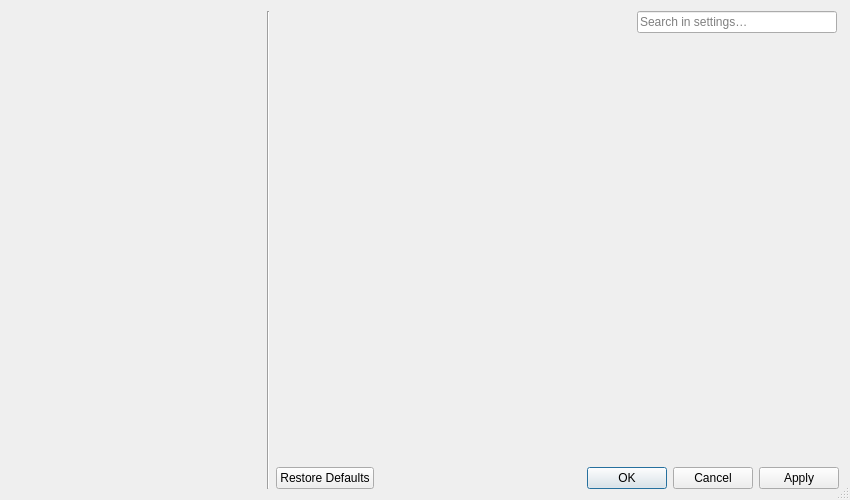
<?xml version="1.0" encoding="UTF-8"?>
<ui version="4.0">
 <class>SettingsDialog</class>
 <widget class="QDialog" name="SettingsDialog">
  <property name="geometry">
   <rect>
    <x>0</x>
    <y>0</y>
    <width>850</width>
    <height>500</height>
   </rect>
  </property>
  <property name="windowTitle">
   <string>Settings</string>
  </property>
  <property name="sizeGripEnabled">
   <bool>true</bool>
  </property>
  <property name="modal">
   <bool>true</bool>
  </property>
  <layout class="QHBoxLayout" name="settingsRootLayout" stretch="0,1">
   <property name="spacing">
    <number>0</number>
   </property>
   <item>
    <widget class="QWidget" name="categoryContentWidget" native="true">
     <layout class="QHBoxLayout" name="categoryLayout">
      <property name="spacing">
       <number>0</number>
      </property>
      <property name="leftMargin">
       <number>0</number>
      </property>
      <property name="topMargin">
       <number>0</number>
      </property>
      <property name="rightMargin">
       <number>0</number>
      </property>
      <property name="bottomMargin">
       <number>0</number>
      </property>
      <item>
       <widget class="QListWidget" name="categoryListWidget">
        <property name="palette">
         <palette>
          <active>
           <colorrole role="Base">
            <brush brushstyle="SolidPattern">
             <color alpha="0">
              <red>255</red>
              <green>255</green>
              <blue>255</blue>
             </color>
            </brush>
           </colorrole>
          </active>
          <inactive>
           <colorrole role="Base">
            <brush brushstyle="SolidPattern">
             <color alpha="0">
              <red>255</red>
              <green>255</green>
              <blue>255</blue>
             </color>
            </brush>
           </colorrole>
          </inactive>
          <disabled>
           <colorrole role="Base">
            <brush brushstyle="SolidPattern">
             <color alpha="255">
              <red>240</red>
              <green>240</green>
              <blue>240</blue>
             </color>
            </brush>
           </colorrole>
          </disabled>
         </palette>
        </property>
        <property name="frameShape">
         <enum>QFrame::NoFrame</enum>
        </property>
        <property name="verticalScrollBarPolicy">
         <enum>Qt::ScrollBarAsNeeded</enum>
        </property>
        <property name="horizontalScrollBarPolicy">
         <enum>Qt::ScrollBarAlwaysOff</enum>
        </property>
        <property name="editTriggers">
         <set>QAbstractItemView::NoEditTriggers</set>
        </property>
        <property name="iconSize">
         <size>
          <width>32</width>
          <height>32</height>
         </size>
        </property>
        <property name="resizeMode">
         <enum>QListView::Adjust</enum>
        </property>
        <property name="spacing">
         <number>1</number>
        </property>
       </widget>
      </item>
      <item>
       <widget class="Line" name="listSeperatorLine">
        <property name="orientation">
         <enum>Qt::Vertical</enum>
        </property>
       </widget>
      </item>
      <item>
       <spacer name="categoryLineSpacer">
        <property name="orientation">
         <enum>Qt::Horizontal</enum>
        </property>
        <property name="sizeHint" stdset="0">
         <size>
          <width>6</width>
          <height>0</height>
         </size>
        </property>
       </spacer>
      </item>
     </layout>
    </widget>
   </item>
   <item>
    <layout class="QVBoxLayout" name="contentLayout">
     <item>
      <layout class="QHBoxLayout" name="horizontalLayout">
       <property name="rightMargin">
        <number>2</number>
       </property>
       <item>
        <widget class="QLabel" name="titleLabel">
         <property name="font">
          <font>
           <pointsize>10</pointsize>
           <weight>75</weight>
           <bold>true</bold>
          </font>
         </property>
         <property name="textFormat">
          <enum>Qt::PlainText</enum>
         </property>
         <property name="indent">
          <number>4</number>
         </property>
        </widget>
       </item>
       <item>
        <widget class="QLineEdit" name="filterLineEdit">
         <property name="sizePolicy">
          <sizepolicy hsizetype="Fixed" vsizetype="Fixed">
           <horstretch>0</horstretch>
           <verstretch>0</verstretch>
          </sizepolicy>
         </property>
         <property name="minimumSize">
          <size>
           <width>200</width>
           <height>0</height>
          </size>
         </property>
         <property name="placeholderText">
          <string>Search in settings…</string>
         </property>
         <property name="clearButtonEnabled">
          <bool>true</bool>
         </property>
        </widget>
       </item>
      </layout>
     </item>
     <item>
      <widget class="QStackedWidget" name="contentStackWidget"/>
     </item>
     <item>
      <widget class="QDialogButtonBox" name="buttonBox">
       <property name="orientation">
        <enum>Qt::Horizontal</enum>
       </property>
       <property name="standardButtons">
        <set>QDialogButtonBox::Apply|QDialogButtonBox::Cancel|QDialogButtonBox::Ok|QDialogButtonBox::RestoreDefaults</set>
       </property>
      </widget>
     </item>
    </layout>
   </item>
  </layout>
 </widget>
 <resources/>
 <connections>
  <connection>
   <sender>categoryListWidget</sender>
   <signal>currentRowChanged(int)</signal>
   <receiver>contentStackWidget</receiver>
   <slot>setCurrentIndex(int)</slot>
   <hints>
    <hint type="sourcelabel">
     <x>123</x>
     <y>172</y>
    </hint>
    <hint type="destinationlabel">
     <x>488</x>
     <y>189</y>
    </hint>
   </hints>
  </connection>
  <connection>
   <sender>categoryListWidget</sender>
   <signal>currentTextChanged(QString)</signal>
   <receiver>titleLabel</receiver>
   <slot>setText(QString)</slot>
   <hints>
    <hint type="sourcelabel">
     <x>156</x>
     <y>42</y>
    </hint>
    <hint type="destinationlabel">
     <x>466</x>
     <y>16</y>
    </hint>
   </hints>
  </connection>
 </connections>
</ui>
